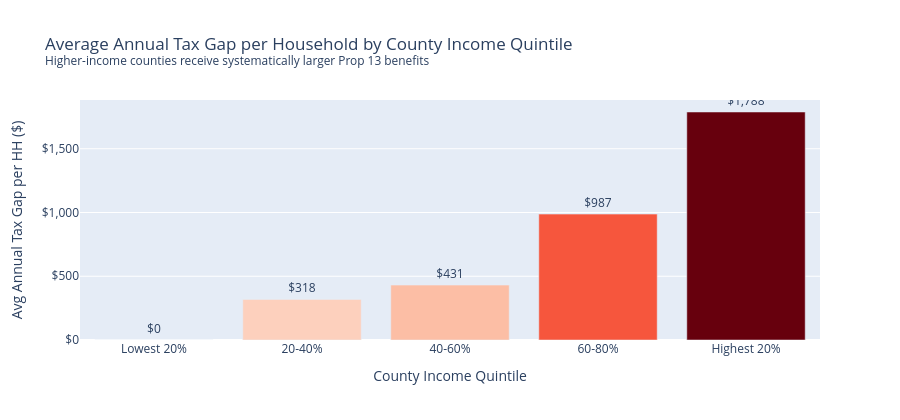

This figure's notebook cell:
### Code cell
# Summary: quintile breakdown
df['income_quintile'] = pd.qcut(df['median_income'], 5, labels=[
    'Lowest 20%', '20-40%', '40-60%', '60-80%', 'Highest 20%'
])
qdf = df.groupby('income_quintile', observed=True).agg(
    avg_assessment_ratio=('assessment_ratio', 'mean'),
    avg_gap_per_hh=('tax_gap_per_household', 'mean'),
    total_gap_millions=('tax_gap_annual_millions', 'sum'),
    n_counties=('county', 'count'),
).reset_index()

fig3 = px.bar(
    qdf,
    x='income_quintile',
    y='avg_gap_per_hh',
    color='avg_gap_per_hh',
    color_continuous_scale='Reds',
    title='Average Annual Tax Gap per Household by County Income Quintile<br>'
          '<sup>Higher-income counties receive systematically larger Prop 13 benefits</sup>',
    labels={
        'income_quintile': 'County Income Quintile',
        'avg_gap_per_hh': 'Avg Annual Tax Gap per HH ($)',
    },
    text='avg_gap_per_hh',
)
fig3.update_traces(texttemplate='$%{y:,.0f}', textposition='outside')
fig3.update_layout(
    coloraxis_showscale=False,
    height=420,
    yaxis=dict(tickprefix='$', tickformat=',.0f'),
)
fig3.show()

print(qdf.to_string(index=False))

### Figure 1 — Plotly figure (JSON) as saved in the notebook; plotly's stock layout.template omitted (floating-point values rounded to 4 significant figures)
{"data": [{"hovertemplate": "County Income Quintile=%{x}<br>Avg Annual Tax Gap per HH ($)=%{marker.color}<extra></extra>", "legendgroup": "", "marker": {"color": [0.0, 318.4, 430.5, 987.3, 1788.0], "coloraxis": "coloraxis", "pattern": {"shape": ""}}, "name": "", "orientation": "v", "showlegend": false, "text": [0.0, 318.4, 430.5, 987.3, 1788.0], "textposition": "outside", "texttemplate": "$%{y:,.0f}", "type": "bar", "x": ["Lowest 20%", "20-40%", "40-60%", "60-80%", "Highest 20%"], "xaxis": "x", "y": [0.0, 318.4, 430.5, 987.3, 1788.0], "yaxis": "y"}], "layout": {"barmode": "relative", "coloraxis": {"colorbar": {"title": {"text": "Avg Annual Tax Gap per HH ($)"}}, "colorscale": [[0.0, "rgb(255,245,240)"], [0.125, "rgb(254,224,210)"], [0.25, "rgb(252,187,161)"], [0.375, "rgb(252,146,114)"], [0.5, "rgb(251,106,74)"], [0.625, "rgb(239,59,44)"], [0.75, "rgb(203,24,29)"], [0.875, "rgb(165,15,21)"], [1.0, "rgb(103,0,13)"]], "showscale": false}, "height": 420, "legend": {"tracegroupgap": 0}, "title": {"text": "Average Annual Tax Gap per Household by County Income Quintile<br><sup>Higher-income counties receive systematically larger Prop 13 benefits</sup>"}, "xaxis": {"anchor": "y", "domain": [0.0, 1.0], "title": {"text": "County Income Quintile"}}, "yaxis": {"anchor": "x", "domain": [0.0, 1.0], "tickformat": ",.0f", "tickprefix": "$", "title": {"text": "Avg Annual Tax Gap per HH ($)"}}}}
